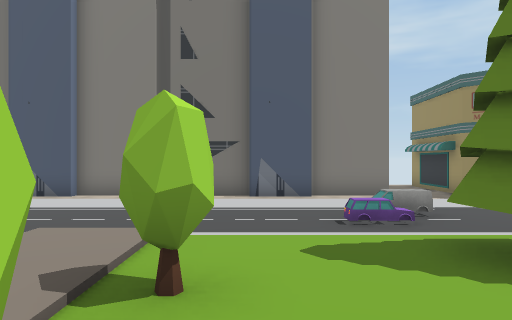
View 1 (above)

24 first-person views from a walk through a 3-D level made in the Unity game engine. The camera is 1.4 m above the floor, looks level and sees 70° across. The floor is counted in squares, 2 m on a side. Each view is taken from the middle of a square. On the plan, view 1 faces up. The plan holds only what a view shows up to about 11 squares ahead; the rest is blank. The place goes on beyond the plan. Some animated figures are not drawn. Some surface patterns are stand-ins.

View 2
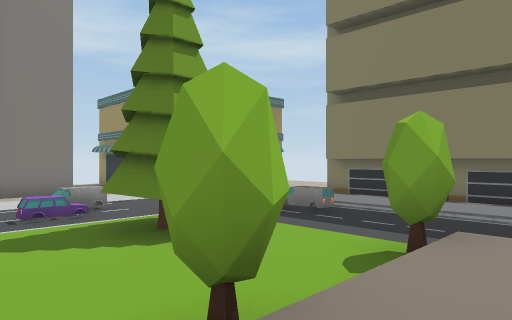

View 3
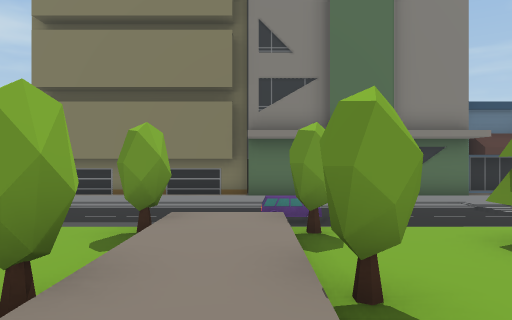

View 4
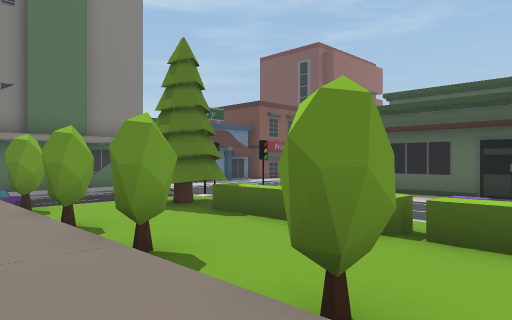

View 5
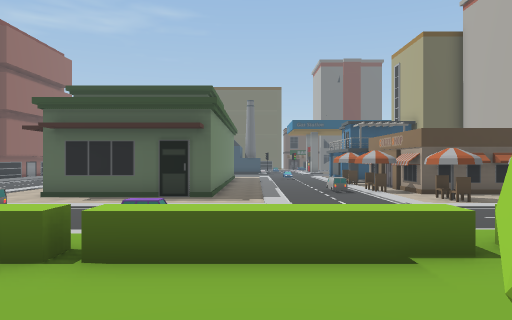

View 6
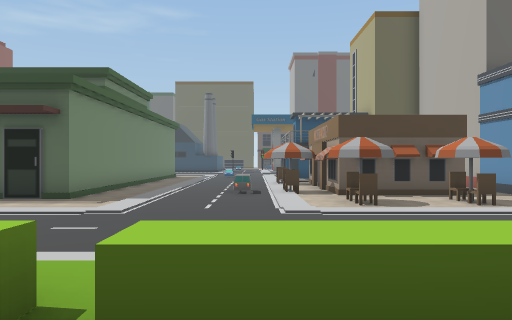

View 7
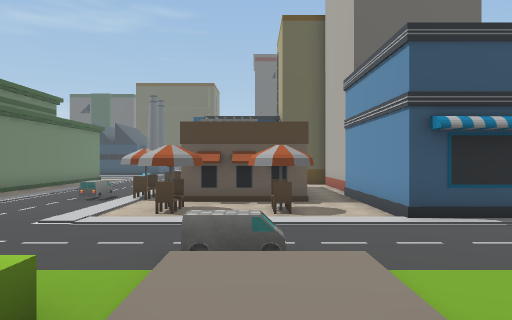

View 8
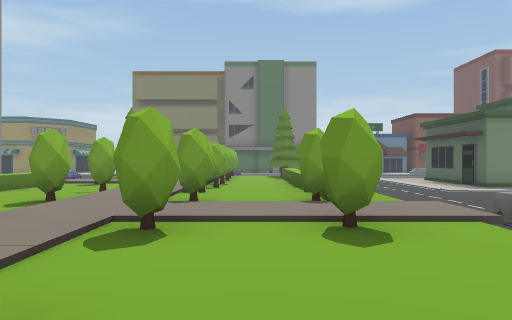

View 9
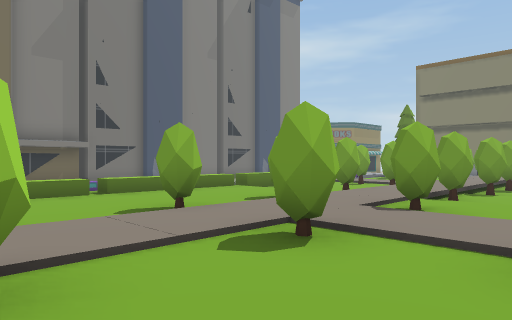

View 10
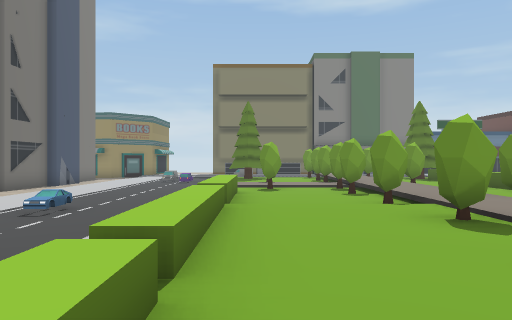

View 11
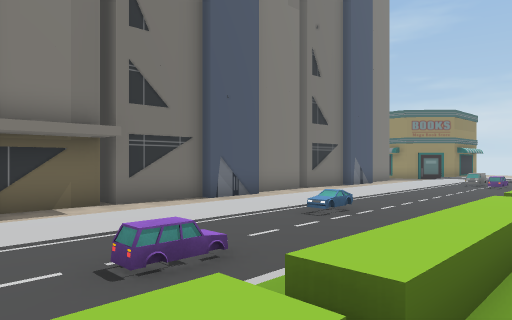

View 12
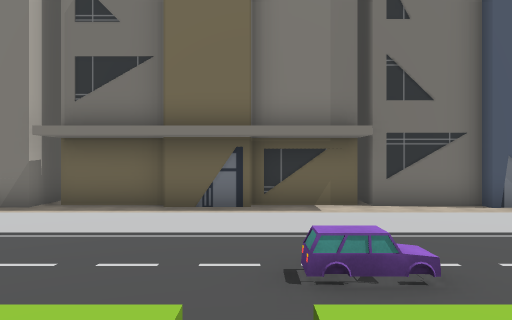

View 13
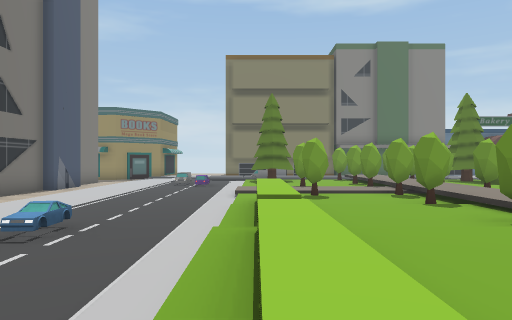

View 14
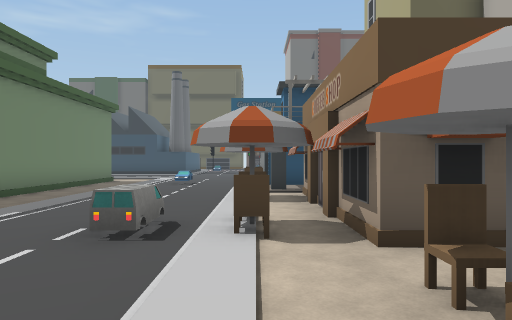

View 15
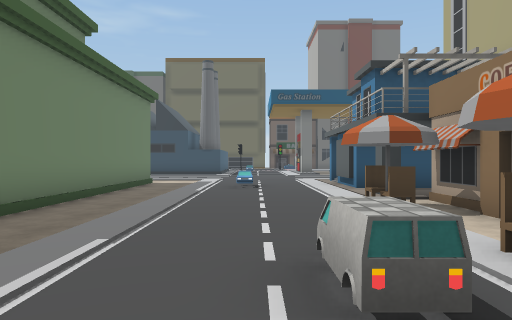

View 16
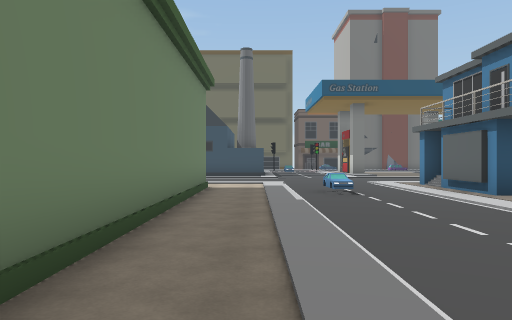

View 17
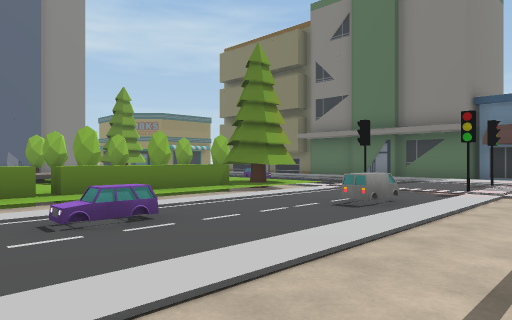

View 18
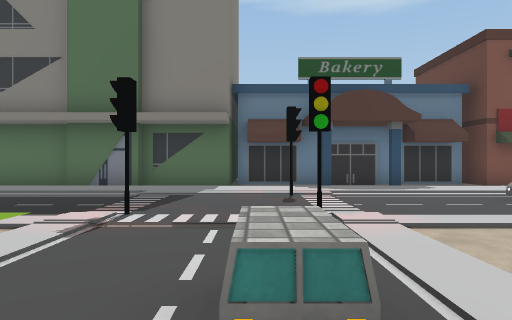

View 19
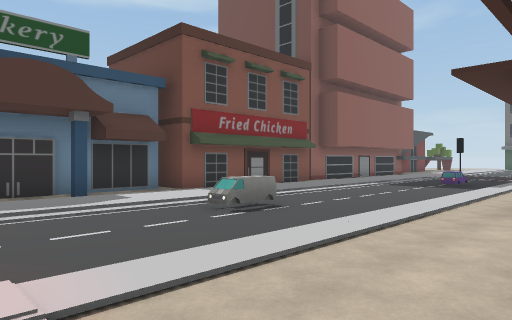

View 20
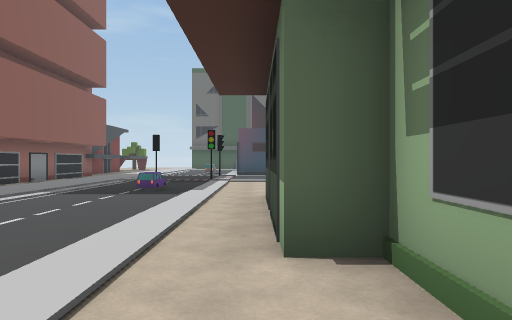

View 21
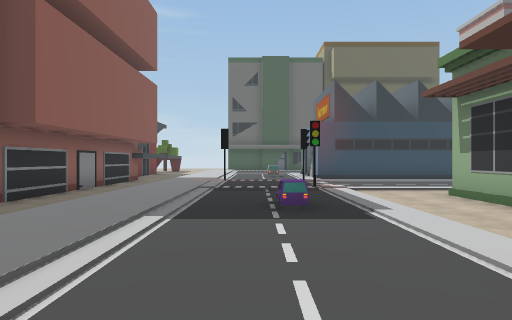

View 22
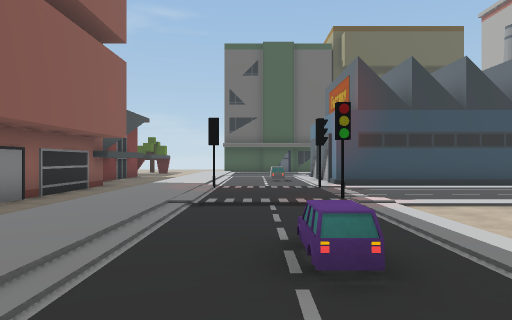

View 23
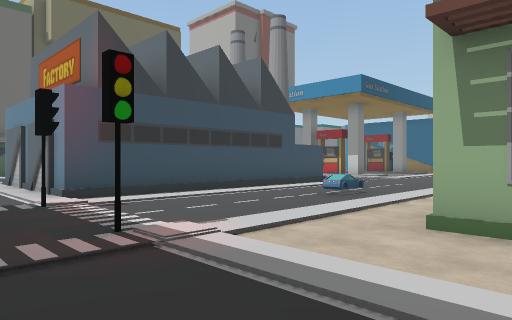

View 24
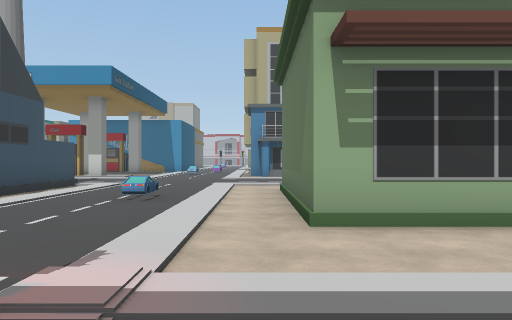

### Floor plan
Key: @ floor where view 1 was taken; # wall or solid block; . main floor; : floor 0.25 m higher than the main floor; + floor 0.5 m higher than the main floor; * floor 0.75 m higher than the main floor; / step, stairs or slope; = window, fence, low wall or low ledge; ^ raised ledge; B building; T tree; C chair; O other object.
Columns run from 16 left of view 1 to 11 right of it. Each row starts with its distance up from view 1.
 12        B
 11 BBBBBBBBBBBBBBBBBBBBB..#
 10 ......................
  9 ................... ..
  8 ::::::::::::::::::: ::
  7  ........^.........^..
  6   ...=............^..
  5   :::::::::::::::::::     B
  4  OOO+OOO/OOO::+/::TT .^.:/B
  3   ++++++/++::O+O::TT ...:/B
  2   ++++++/++:::+/::::/...:/.B
  1   ++O+O+/O+O:O+/:O::/...:/B
  0   /////////////O@O//O...:/.
 -1  *******************/=..:/B
 -2  O++O*O+/O+O:O:O:O::O=..:/B
 -3 + ++/*++/++:::::::::/...:/B
 -4  +++O*OOOOOOOOOOOOTT/...:/B
 -5   ++/*++ ++  :::::TT/...:/B
 -6    ://:: ::: :::::::#::::/B
 -7   ...^........^.....:::::/BB
 -8  ................^^.:::::/.B
 -9  ::::::::...::::::::#::#:/.B
-10 ###..../:...........:...:/BB
-11   #.C..C:...........:...:/.B
-12   #.....:..../BBBBB.:...:/.B
-13   #.####C..../B   B.:.=.:/.B
-14   #.   #:..../B   B.:...:/.B
-15        #:..../B   B.:...  #
-16        #C..../B   B.:...: #
-17        #C..../B   B.:...:/#
-18   B    :#..../B   B.:...:
-19   BB  :::..../B   B.:...:/
-20       ##:..../B   B.:...:/.
-21        #:.^../B   B.:=..:/.B
-22        #:..../BBBBB.:...:/.B
-23         :...........:...:/.B
-24         :...::::::::/#::://B
-25            ....^....:::::/.B
-26            .........:::::/.B
-27             ::::::::#::#:/.B
-28             BBBBBBBB:...:/#
-29             BB BB BB:...:/#

Where each view was taken, in squares from view 1:
view 1: 0 up, 0 right, facing up
view 2: 1 down, 0 right, facing up-right
view 3: 1 down, 1 left, facing right
view 4: 0 up, 4 left, facing down-right
view 5: 1 down, 4 left, facing down
view 6: 3 down, 7 left, facing down
view 7: 3 down, 11 left, facing down
view 8: 3 down, 16 left, facing right
view 9: 4 down, 15 left, facing up-right
view 10: 3 up, 14 left, facing right
view 11: 3 up, 13 left, facing up-right
view 12: 3 up, 12 left, facing up
view 13: 4 up, 12 left, facing right
view 14: 9 down, 8 left, facing down
view 15: 11 down, 6 left, facing down
view 16: 13 down, 4 left, facing down
view 17: 11 down, 4 left, facing up-right
view 18: 8 down, 0 right, facing right
view 19: 9 down, 2 right, facing down-right
view 20: 12 down, 3 right, facing down
view 21: 15 down, 6 right, facing down
view 22: 18 down, 6 right, facing down
view 23: 21 down, 6 right, facing down-left
view 24: 23 down, 6 right, facing left
